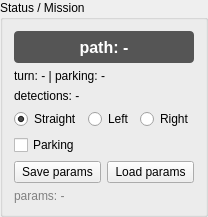
         <widget class="QGroupBox" name="groupStatus">
          <property name="title">
           <string>Status / Mission</string>
          </property>
          <layout class="QVBoxLayout" name="verticalLayoutStatus">
           <item>
            <widget class="QLabel" name="labelPathSource">
             <property name="minimumSize">
              <size>
               <width>0</width>
               <height>32</height>
              </size>
             </property>
             <property name="styleSheet">
              <string>font-size: 16px; font-weight: bold; border-radius: 4px; background: #555; color: white;</string>
             </property>
             <property name="text">
              <string>path: -</string>
             </property>
             <property name="alignment">
              <set>Qt::AlignmentFlag::AlignCenter</set>
             </property>
            </widget>
           </item>
           <item>
            <widget class="QLabel" name="labelMission">
             <property name="text">
              <string>turn: - | parking: -</string>
             </property>
            </widget>
           </item>
           <item>
            <widget class="QLabel" name="labelDetections">
             <property name="sizePolicy">
              <sizepolicy hsizetype="Preferred" vsizetype="Expanding">
               <horstretch>0</horstretch>
               <verstretch>1</verstretch>
              </sizepolicy>
             </property>
             <property name="text">
              <string>detections: -</string>
             </property>
             <property name="alignment">
              <set>Qt::AlignmentFlag::AlignLeading|Qt::AlignmentFlag::AlignLeft|Qt::AlignmentFlag::AlignTop</set>
             </property>
             <property name="wordWrap">
              <bool>true</bool>
             </property>
            </widget>
           </item>
           <item>
            <layout class="QHBoxLayout" name="horizontalLayoutTurn">
             <item>
              <widget class="QRadioButton" name="radioTurnStraight">
               <property name="text">
                <string>Straight</string>
               </property>
               <property name="checked">
                <bool>true</bool>
               </property>
              </widget>
             </item>
             <item>
              <widget class="QRadioButton" name="radioTurnLeft">
               <property name="text">
                <string>Left</string>
               </property>
              </widget>
             </item>
             <item>
              <widget class="QRadioButton" name="radioTurnRight">
               <property name="text">
                <string>Right</string>
               </property>
              </widget>
             </item>
            </layout>
           </item>
           <item>
            <widget class="QCheckBox" name="checkParking">
             <property name="text">
              <string>Parking</string>
             </property>
            </widget>
           </item>
           <item>
            <layout class="QHBoxLayout" name="horizontalLayoutParams">
             <item>
              <widget class="QPushButton" name="btnSaveParams">
               <property name="text">
                <string>Save params</string>
               </property>
              </widget>
             </item>
             <item>
              <widget class="QPushButton" name="btnLoadParams">
               <property name="text">
                <string>Load params</string>
               </property>
              </widget>
             </item>
            </layout>
           </item>
           <item>
            <widget class="QLabel" name="labelParamFile">
             <property name="styleSheet">
              <string>color: gray;</string>
             </property>
             <property name="text">
              <string>params: -</string>
             </property>
            </widget>
           </item>
          </layout>
         </widget>
